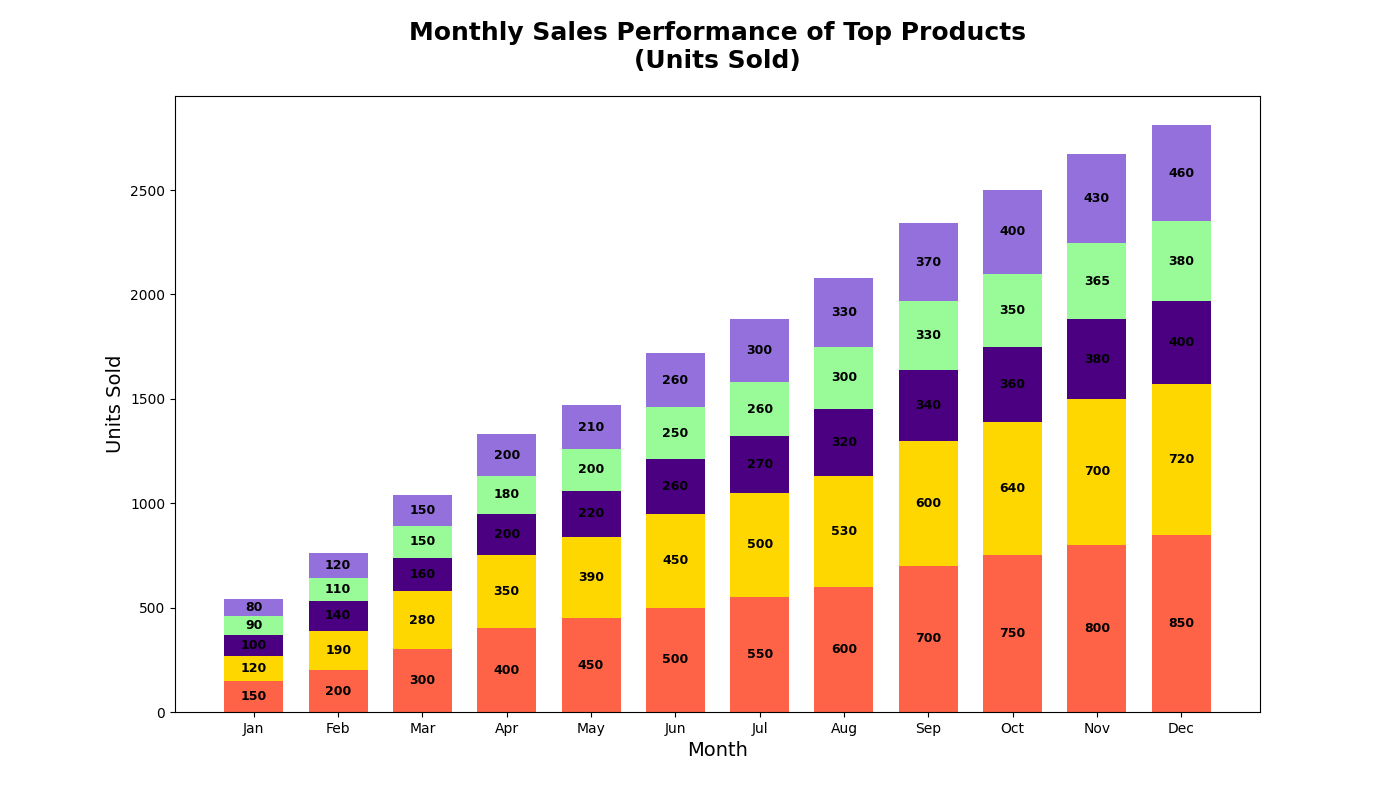

This chart was generated by the following Python code:
import matplotlib.pyplot as plt
import numpy as np

products = ['Product A', 'Product B', 'Product C', 'Product D', 'Product E']
months = ['Jan', 'Feb', 'Mar', 'Apr', 'May', 'Jun', 'Jul', 'Aug', 'Sep', 'Oct', 'Nov', 'Dec']

product_sales = np.array([
    [150, 200, 300, 400, 450, 500, 550, 600, 700, 750, 800, 850],
    [120, 190, 280, 350, 390, 450, 500, 530, 600, 640, 700, 720],
    [100, 140, 160, 200, 220, 260, 270, 320, 340, 360, 380, 400],
    [90, 110, 150, 180, 200, 250, 260, 300, 330, 350, 365, 380],
    [80, 120, 150, 200, 210, 260, 300, 330, 370, 400, 430, 460]
])

cumulative_sales = np.cumsum(product_sales, axis=0)

fig, ax = plt.subplots(figsize=(14, 8))

index = np.arange(len(months))
colors = ['#FF6347', '#FFD700', '#4B0082', '#98FB98', '#9370DB']

for i, product in enumerate(products):
    if i == 0:
        ax.bar(index, product_sales[i], 0.7, color=colors[i])
    else:
        ax.bar(index, product_sales[i], 0.7, bottom=cumulative_sales[i-1], color=colors[i])
        
ax.set_title('Monthly Sales Performance of Top Products\n(Units Sold)', fontsize=18, fontweight='bold', pad=20)
ax.set_xlabel('Month', fontsize=14)
ax.set_ylabel('Units Sold', fontsize=14)
ax.set_xticks(index)
ax.set_xticklabels(months)

for i, product in enumerate(products):
    for j in range(len(months)):
        height = product_sales[i][j]
        bottom = cumulative_sales[i-1][j] if i > 0 else 0
        if height > 0:
            ax.annotate(f'{int(height)}',
                        xy=(j, bottom + height / 2),
                        xytext=(0, 0),
                        textcoords="offset points",
                        ha='center', va='center',
                        fontsize=9, color='black', fontweight='bold')

plt.show()
